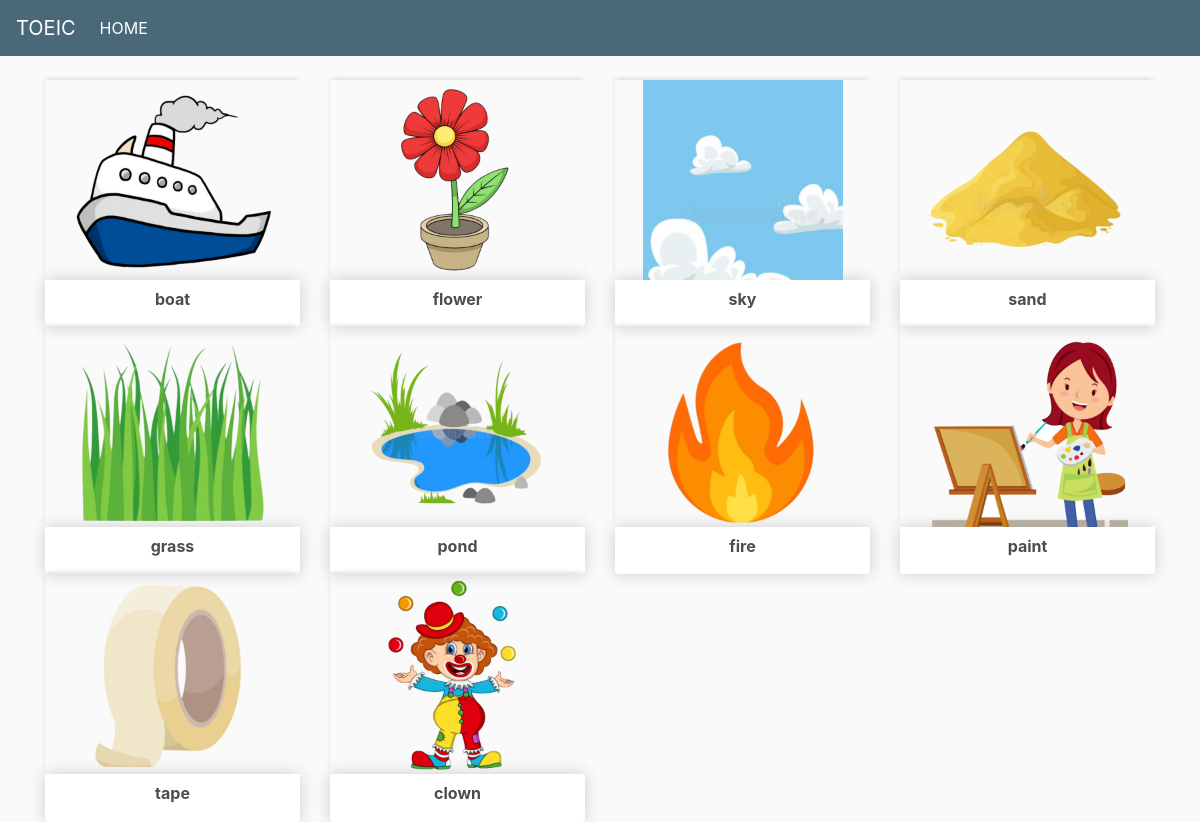
The page /main/2 on the database its author committed.
### fly/models.py (models this page shows, shortened)
class dblucy(models.Model):
    name = models.CharField(max_length=50,null=False)
    image = models.CharField(max_length=50, blank=True , default=' ')
    sound = models.CharField(max_length=100, blank=True , default=' ')
    bgcolor = models.CharField(max_length=50, blank=True , default=' ')
    textsize = models.CharField(max_length=50, blank=True , default=' ')
    type = models.CharField(max_length=50, blank=True , default=' ')
    status = models.CharField(max_length=50, blank=True , default=' ')
    data = models.CharField(max_length=200, blank=True , default=' ')

### fly/views_lucy.py (the view)
# urls.py: path('main/<str:pk>',views_lucy.week),
def week(request,pk):
    students = dblucy.objects.filter(type=pk)  #讀取資料表, 依 id 遞增排序
    return render(request,"main.html",locals())

### templates/main.html (shortened to what this page needs)
<!DOCTYPE html>
{% load static %}
<html>
<head>
	<link rel="stylesheet" href="https://stackpath.bootstrapcdn.com/bootstrap/4.4.1/css/bootstrap.min.css">
	<link rel="stylesheet" type="text/css" href="{% static 'css/main.css' %}">
</head>
<body>
	<nav class="navbar navbar-expand-lg navbar-dark bg-dark">
	  <a class="navbar-brand" href="/toeic/">TOEIC</a>
	  <div class="collapse navbar-collapse" id="navbarSupportedContent">
	    <ul class="navbar-nav mr-auto">
	      <li class="nav-item active">
	        <a class="nav-link" href="/main/">HOME <span class="sr-only">(current)</span></a>
	      </li>
	    </ul>
	  </div>
	</nav>
     <div class="container">
		<br>
		<div class="row">
			{% for product in students %}
			<div class="col-lg-3" >
				<a href="/lucy/{{product.name}}">
				<div class="thumbnail">
					<img src="/static/lucy/{{product.name}}.png" style="height:200px;width:auto ;display:block; margin:auto">
				</div>
				<div class="box-element product">
					<h6 style="text-align: center;"><strong>{{product.name}}</strong></h6>
				</div>
				</a>
			</div>
				{% endfor %}
		</div>
	</div>
</body>
</html>

### static/css/main.css (style rules this page uses)
body { background-color: hsl(0, 0%, 98%); }
h1,h2,h3,h4,h5,h6 { color:hsl(0, 0%, 30%); }
.box-element { box-shadow:hsl(0, 0%, 80%) 0 0 16px; background-color: #fff; border-radius: 4px; padding: 10px; }
.thumbnail { width: 100%; height: 200px; -webkit-box-shadow: -1px -3px 5px -2px rgba(214,214,214,1); -moz-box-shadow: -1px -3px 5px -2px rgba(214,214,214,1); box-shadow: -1px -3px 5px -2px rgba(214,214,214,1); }
.product { border-radius: 0 0 4px 4px; }
.bg-dark { background-color: #496979!important; }

### rows shown on the page
dblucy: name (picture), name "boat"
dblucy: name (picture), name "flower"
dblucy: shows a picture, name "sky"
dblucy: name (picture), name "sand"
dblucy: name (picture), name "grass"
dblucy: name (picture), name "pond"
dblucy: name (picture), name "fire"
dblucy: name (picture), name "paint"
dblucy: name (picture), name "tape"
dblucy: name (picture), name "clown"
